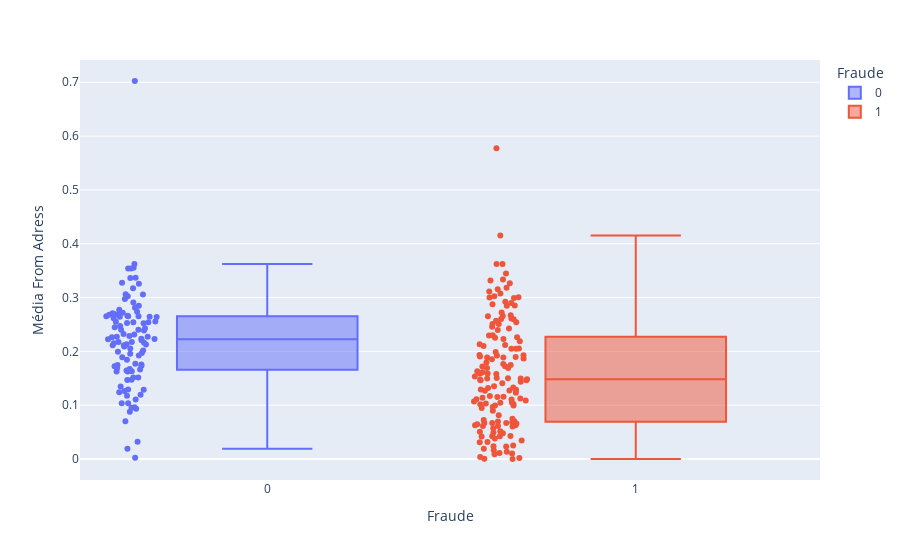

Notebook code cell kept with this figure:
### Markdown cell above
### 2.4. Boxplot - Média From Adress

### Code cell
fig = px.box(df_eda, x="Fraude", y="Média From Adress", points="all", log_y=False, color='Fraude')
fig.show()

### Figure 1 — Plotly figure (JSON) as saved in the notebook; plotly's stock layout.template omitted (floating-point values rounded to 4 significant figures; data arrays with more than 128 entries replaced by an {"elided": "..."} marker saying what was removed)
{"data": [{"alignmentgroup": "True", "boxpoints": "all", "hovertemplate": "Fraude=%{x}<br>Média From Adress=%{y}<extra></extra>", "legendgroup": "0", "marker": {"color": "#636efa"}, "name": "0", "notched": false, "offsetgroup": "0", "orientation": "v", "showlegend": true, "type": "box", "x": [0, 0, 0, 0, 0, 0, 0, 0, 0, 0, 0, 0, 0, 0, 0, 0, 0, 0, 0, 0, 0, 0, 0, 0, 0, 0, 0, 0, 0, 0, 0, 0, 0, 0, 0, 0, 0, 0, 0, 0, 0, 0, 0, 0, 0, 0, 0, 0, 0, 0, 0, 0, 0, 0, 0, 0, 0, 0, 0, 0, 0, 0, 0, 0, 0, 0, 0, 0, 0, 0, 0, 0, 0, 0, 0, 0, 0, 0, 0, 0, 0, 0, 0, 0, 0, 0, 0, 0, 0, 0, 0, 0, 0, 0, 0, 0, 0, 0, 0, 0, 0, 0, 0, 0, 0], "x0": " ", "xaxis": "x", "y": [0.2233, 0.1633, 0.2126, 0.3172, 0.1626, 0.2273, 0.2402, 0.3361, 0.2205, 0.2114, 0.2132, 0.3025, 0.2529, 0.1514, 0.2449, 0.2737, 0.1673, 0.147, 0.1747, 0.2539, 0.281, 0.306, 0.2642, 0.1995, 0.1287, 0.1663, 0.1474, 0.3368, 0.01913, 0.3542, 0.2227, 0.3554, 0.1846, 0.1627, 0.2644, 0.2542, 0.2287, 0.271, 0.2554, 0.1643, 0.2849, 0.2655, 0.2162, 0.1038, 0.2637, 0.2973, 0.1243, 0.2653, 0.1196, 0.2228, 0.177, 0.2054, 0.3257, 0.2015, 0.2521, 0.1292, 0.2428, 0.1735, 0.1969, 0.2549, 0.2683, 0.2661, 0.09507, 0.1955, 0.08805, 0.1346, 0.09625, 0.002472, 0.2115, 0.3622, 0.2174, 0.3056, 0.3541, 0.1515, 0.2264, 0.2091, 0.2403, 0.2908, 0.268, 0.1757, 0.2387, 0.1266, 0.3275, 0.1726, 0.1108, 0.2271, 0.1689, 0.2774, 0.2652, 0.1176, 0.03231, 0.1922, 0.09327, 0.2152, 0.2718, 0.2314, 0.2321, 0.06996, 0.2689, 0.2613, 0.1035, 0.7024, 0.1893, 0.2472, 0.2176], "y0": " ", "yaxis": "y"}, {"alignmentgroup": "True", "boxpoints": "all", "hovertemplate": "Fraude=%{x}<br>Média From Adress=%{y}<extra></extra>", "legendgroup": "1", "marker": {"color": "#EF553B"}, "name": "1", "notched": false, "offsetgroup": "1", "orientation": "v", "showlegend": true, "type": "box", "x": {"elided": "149 int values"}, "x0": " ", "xaxis": "x", "y": {"elided": "149 float values"}, "y0": " ", "yaxis": "y"}], "layout": {"autosize": true, "boxmode": "overlay", "legend": {"title": {"text": "Fraude"}, "tracegroupgap": 0}, "margin": {"t": 60}, "xaxis": {"anchor": "y", "autorange": true, "categoryarray": [0, 1], "categoryorder": "array", "domain": [0, 1], "range": [-0.5089, 1.5], "title": {"text": "Fraude"}, "type": "linear"}, "yaxis": {"anchor": "x", "autorange": true, "domain": [0, 1], "range": [-0.03899, 0.7414], "title": {"text": "Média From Adress"}, "type": "linear"}}}
